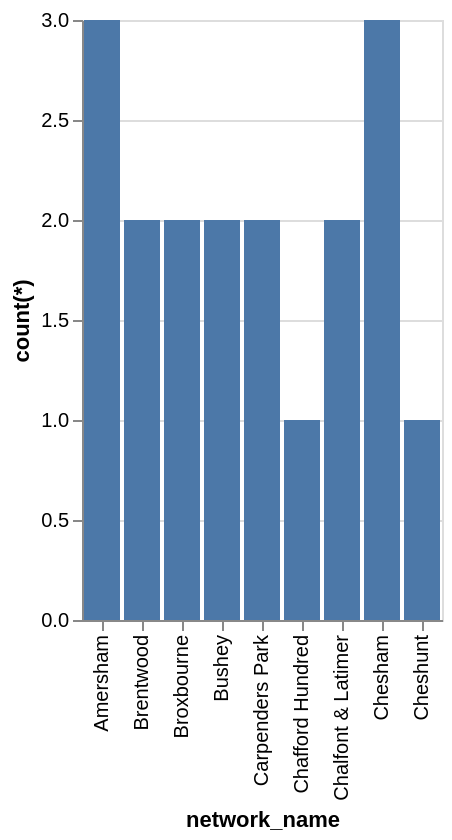

Describe this chart as a Vega-Lite specification.
### Vega-Lite specification from a JSON file in a GitHub repository (floating-point values rounded to 4 significant figures)
{"data": {"values": [{"x_data": "Amersham", "y_data": 3}, {"x_data": "Brentwood", "y_data": 2}, {"x_data": "Broxbourne", "y_data": 2}, {"x_data": "Bushey", "y_data": 2}, {"x_data": "Carpenders Park", "y_data": 2}, {"x_data": "Chafford Hundred", "y_data": 1}, {"x_data": "Chalfont & Latimer", "y_data": 2}, {"x_data": "Chesham", "y_data": 3}, {"x_data": "Cheshunt", "y_data": 1}]}, "mark": "bar", "encoding": {"x": {"field": "x_data", "type": "nominal", "title": "network_name", "sort": "ascending"}, "y": {"field": "y_data", "type": "quantitative", "title": "count(*)"}}}
